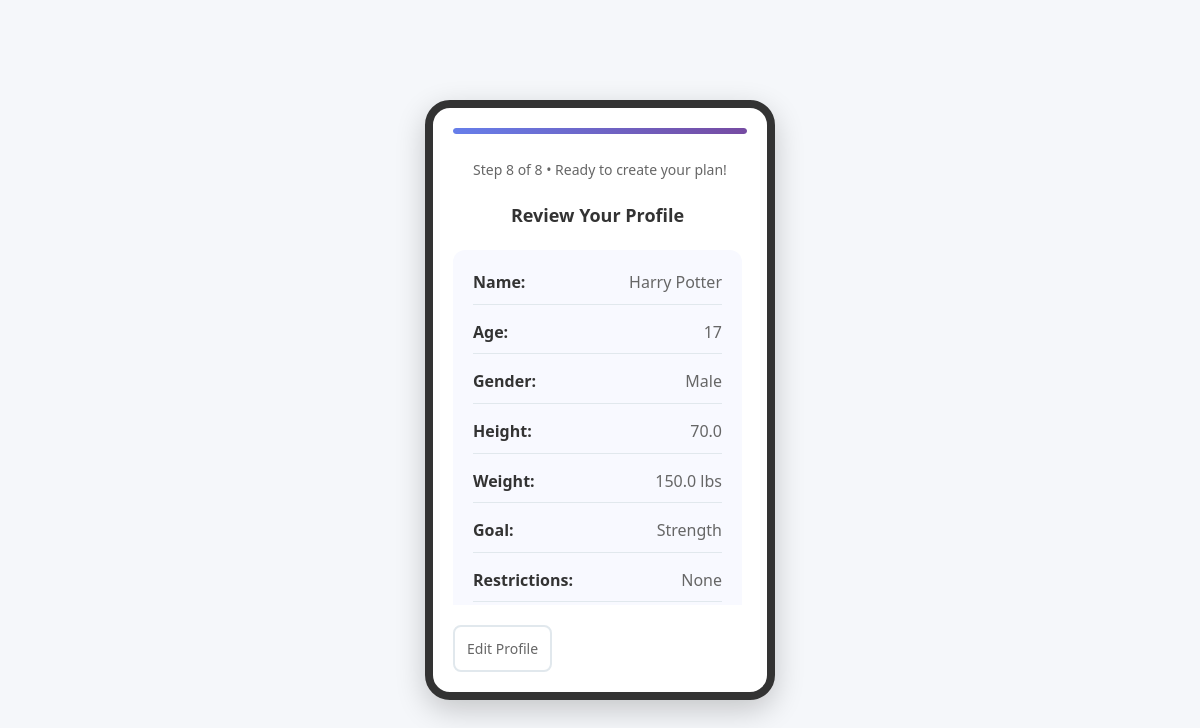
The page /profile_summary (signed in) on the database as committed earlier.
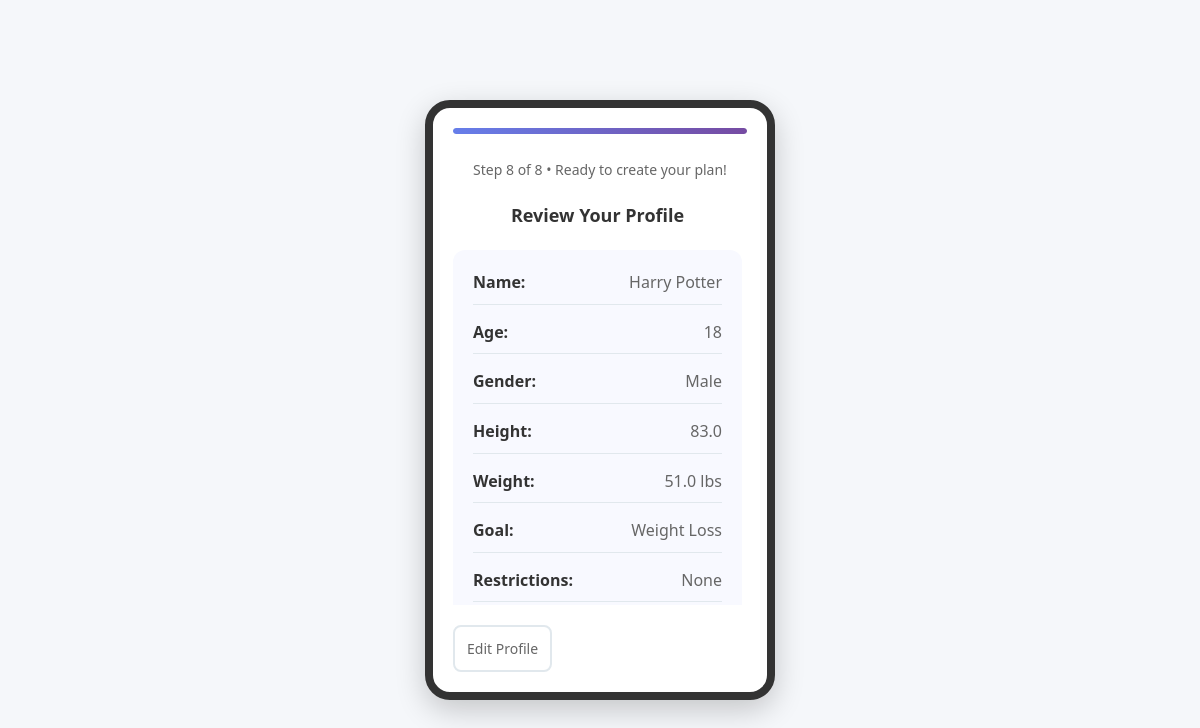
The same page on the database as committed later.
### tables this page shows
CREATE TABLE users (
            id INTEGER PRIMARY KEY AUTOINCREMENT,
            name TEXT NOT NULL,
            email TEXT UNIQUE NOT NULL,
            password TEXT NOT NULL,
            age INTEGER,
            gender TEXT,
            weight REAL,
            height REAL,
            activity_level TEXT,
            fitness_goals TEXT,
            workout_schedule INTEGER,
            dietary_restrictions TEXT,
            physical_limitations TEXT,
            available_equipment TEXT,
            bmr REAL,
            tdee REAL,
            caloric_target REAL,
            protein_target_g REAL,
            carbs_target_g REAL,
            fat_target_g REAL,
            created_at TIMESTAMP DEFAULT CURRENT_TIMESTAMP
        );

### app.py (the view)
@app.route('/profile_summary')
def profile_summary():
    if 'user_id' not in session:
        return redirect(url_for('index'))
    conn = get_db_connection()
    user = conn.execute('SELECT * FROM users WHERE id = ?',
                       (session['user_id'],)).fetchone()
    conn.close()
    feet, inches = inches_to_feet_inches(user['height'])
    user_display = {
        **dict(user),
        'height_feet': feet,
        'height_inches': inches,
        'weight_display': f"{user['weight']} lbs"
    }
    return render_template('profile_summary.html', user=user_display)

### app.py (called while the page is built)
def inches_to_feet_inches(total_inches):
    feet = int(total_inches // 12)
    inches = int(total_inches % 12)
    return feet, inches

@app.template_filter('fromjson')
def fromjson_filter(value):
    if value is None:
        return []
    if isinstance(value, str):
        try:
            return json.loads(value)
        except (json.JSONDecodeError, TypeError):
            return []
    return value

def get_db_connection():
    conn = sqlite3.connect('fitplan.db')
    conn.row_factory = sqlite3.Row
    return conn

### templates/profile_summary.html (shortened to what this page needs)
{% extends "base.html" %}
{% block content %}
<div class="phone-frame">
    <div class="progress-bar">
        <div class="progress-fill" style="width: 100%"></div>
    </div>
    <div class="step-indicator">Step 8 of 8 • Ready to create your plan!</div>
    <div class="scrollable-content">
        <h3 style="font-size: 18px; margin-bottom: 20px; text-align: center;">Review Your Profile</h3>
        <div class="profile-summary">
            <div class="profile-item">
                <span class="profile-label">Name:</span>
                <span class="profile-value">{{ user.name }}</span>
            </div>
            <div class="profile-item">
                <span class="profile-label">Age:</span>
                <span class="profile-value">{{ user.age }}</span>
            </div>
            <div class="profile-item">
                <span class="profile-label">Gender:</span>
                <span class="profile-value">{{ user.gender|title }}</span>
            </div>
            <div class="profile-item">
                <span class="profile-label">Height:</span>
                <span class="profile-value">{{ user.height }}</span>
            </div>
            <div class="profile-item">
                <span class="profile-label">Weight:</span>
                <span class="profile-value">{{ user.weight }} lbs</span>
            </div>
            <div class="profile-item">
                <span class="profile-label">Goal:</span>
                <span class="profile-value">{{ user.fitness_goals|replace('-', ' ')|title }}</span>
            </div>
            <div class="profile-item">
                <span class="profile-label">Restrictions:</span>
                <span class="profile-value">
                    {% if user.dietary_restrictions %}
                        {% set restrictions = user.dietary_restrictions | fromjson %}
                        {% if 'none' in restrictions %}
                            None
                        {% else %}
                            {{ restrictions | join(', ') | replace('-', ' ') | title }}
                        {% endif %}
                    {% else %}
                        Not specified
                    {% endif %}
                </span>
            </div>
        </div>
    </div>
    <div class="navigation">
        <a href="{{ url_for('questionnaire_intro') }}">
            <button type="button" class="btn-back">Edit Profile</button>
        </a>
    </div>
</div>
{% endblock %}

### templates/base.html (shortened to what this page needs)
<!DOCTYPE html>
<html lang="en">
<head>
    <link rel="stylesheet" href="{{ url_for('static', filename='css/main.css') }}">
    <link rel="stylesheet" href="{{ url_for('static', filename='css/forms.css') }}">
</head>
<body>
    <div class="app-container">
        <main class="main-content">
            {% block content %}{% endblock %}
        </main>
    </div>
</body>
</html>

### static/css/main.css (style rules this page uses)
* { margin: 0; padding: 0; box-sizing: border-box; font-family: 'Segoe UI', Tahoma, Geneva, Verdana, sans-serif; }
body { background-color: #f5f7fa; color: #333; line-height: 1.6; }
.app-container { min-height: 100vh; display: flex; justify-content: center; align-items: center; padding: 20px; }
.phone-frame { width: 350px; max-width: 100vw; height: 600px; background: white; border: 8px solid #333; border-radius: 25px; padding: 20px; box-shadow: 0 10px 30px rgba(0,0,0,0.2); position: relative; display: flex; flex-direction: column; overflow: hidden; }
.scrollable-content { flex: 1; overflow-y: auto; padding-right: 5px; }
.progress-bar { width: 100%; height: 6px; background: #e1e8ed; border-radius: 3px; margin-bottom: 25px; overflow: hidden; }
.progress-fill { height: 100%; background: linear-gradient(90deg, #667eea 0%, #764ba2 100%); border-radius: 3px; transition: width 0.3s ease; }
.step-indicator { text-align: center; margin-bottom: 20px; font-size: 14px; color: #666; }
.navigation { margin-top: auto; display: flex; gap: 10px; padding-top: 20px; }
.btn-back { flex: 1; padding: 12px; background: transparent; color: #666; border: 2px solid #e1e8ed; border-radius: 8px; font-size: 14px; cursor: pointer; transition: all 0.3s ease; }

### static/css/forms.css (style rules this page uses)
.profile-summary { background: #f8f9ff; border-radius: 12px; padding: 20px; margin-bottom: 20px; }
.profile-item { display: flex; justify-content: space-between; margin-bottom: 15px; padding-bottom: 8px; border-bottom: 1px solid #e1e8ed; }
.profile-label { font-weight: 600; color: #333; }
.profile-value { color: #666; text-align: right; }

Rows that differ between the two databases and show on the page:
changed users "Harry Potter": age "17" → "18"; height "70.0" → "83.0"; weight "150.0" → "51.0"; fitness_goals "Strength" → "Weight Loss"
